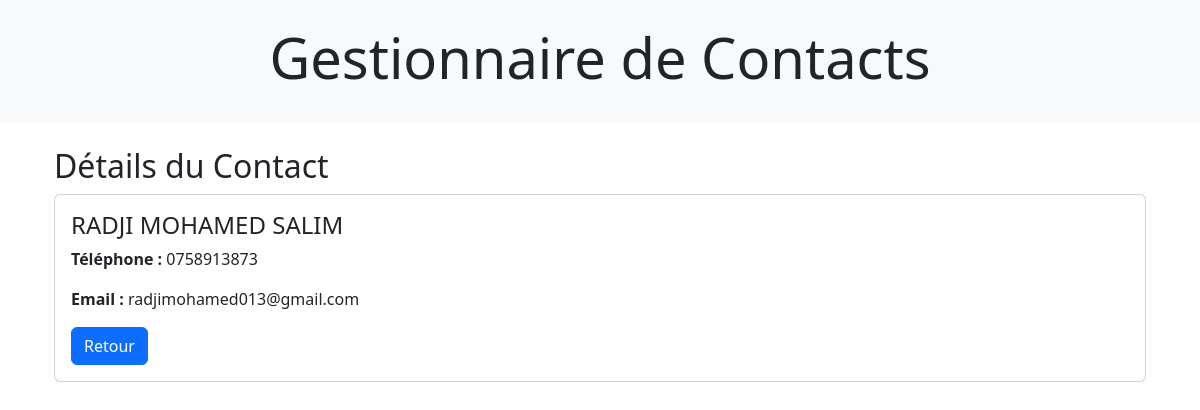
Screenshot of /contact/1 with the database file from the repository.
### models.py (models this page shows)
class Contact (db.Model):
    id = db.Column(db.Integer, primary_key=True)
    name = db.Column(db.String(100), nullable=False)
    email = db.Column(db.String(100), unique=True, nullable=False)
    phone = db.Column(db.String(10), unique=True, nullable=False)

### app.py (the view)
@app.route('/contact/<int:contact_id>')
def contact_details(contact_id):
    contact = Contact.query.get_or_404(contact_id)
    return render_template('contact_detail.html', contact=contact)

### templates/contact_detail.html
{% extends "base.html" %}
{% block content %}
<div class="container">
    <h2>Détails du Contact</h2>
    <div class="card">
        <div class="card-body">
            <h4 class="card-title">{{ contact.name }}</h4>
            <p class="card-text"><strong>Téléphone :</strong> {{ contact.phone }}</p>
            <p class="card-text"><strong>Email :</strong> {{ contact.email }}</p>
            <a href="/" class="btn btn-primary">Retour</a>
        </div>
    </div>
</div>
{% endblock %}

### rows the page displays
Contact: name "RADJI MOHAMED SALIM", phone "0758913873", email "radjimohamed013@gmail.com"
